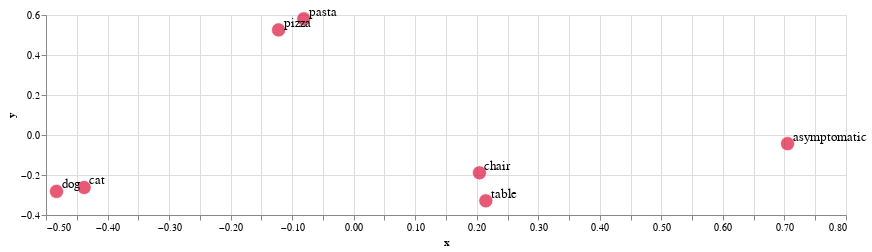

Notebook code cell kept with this figure:
### Markdown cell above
Let's display a scatterplot chart again.

### Code cell
source = pd.DataFrame(
    {
        "text": df.index,
        "x": df["reduced"].apply(lambda x: x[0]).to_list(),
        "y": df["reduced"].apply(lambda x: x[1]).to_list(),
    }
)

scatterplot(source, labels=True)

### Figure 1 — Vega-Lite specification as saved in the notebook (floating-point values rounded to 4 significant figures)
{"config": {"view": {"continuousWidth": 300, "continuousHeight": 300}}, "layer": [{"mark": {"type": "circle", "color": "crimson", "size": 200, "stroke": "white", "strokeWidth": 1}, "encoding": {"x": {"field": "x", "scale": {"zero": false}, "type": "quantitative"}, "y": {"field": "y", "scale": {"zero": false}, "type": "quantitative"}}}, {"mark": {"type": "text", "align": "left", "baseline": "bottom", "dx": 5, "fontSize": 13}, "encoding": {"text": {"field": "text", "type": "nominal"}, "x": {"field": "x", "scale": {"zero": false}, "type": "quantitative"}, "y": {"field": "y", "scale": {"zero": false}, "type": "quantitative"}}}], "data": {"name": "data-f8b978186901e0aabfda9da53df75084"}, "height": 200, "width": 800, "$schema": "https://vega.github.io/schema/vega-lite/v5.8.0.json", "datasets": {"data-f8b978186901e0aabfda9da53df75084": [{"text": "cat", "x": -0.438, "y": -0.2624}, {"text": "dog", "x": -0.4829, "y": -0.2821}, {"text": "table", "x": 0.2147, "y": -0.3291}, {"text": "chair", "x": 0.2044, "y": -0.1891}, {"text": "pizza", "x": -0.1221, "y": 0.5255}, {"text": "pasta", "x": -0.08108, "y": 0.5807}, {"text": "asymptomatic", "x": 0.705, "y": -0.04346}]}}
